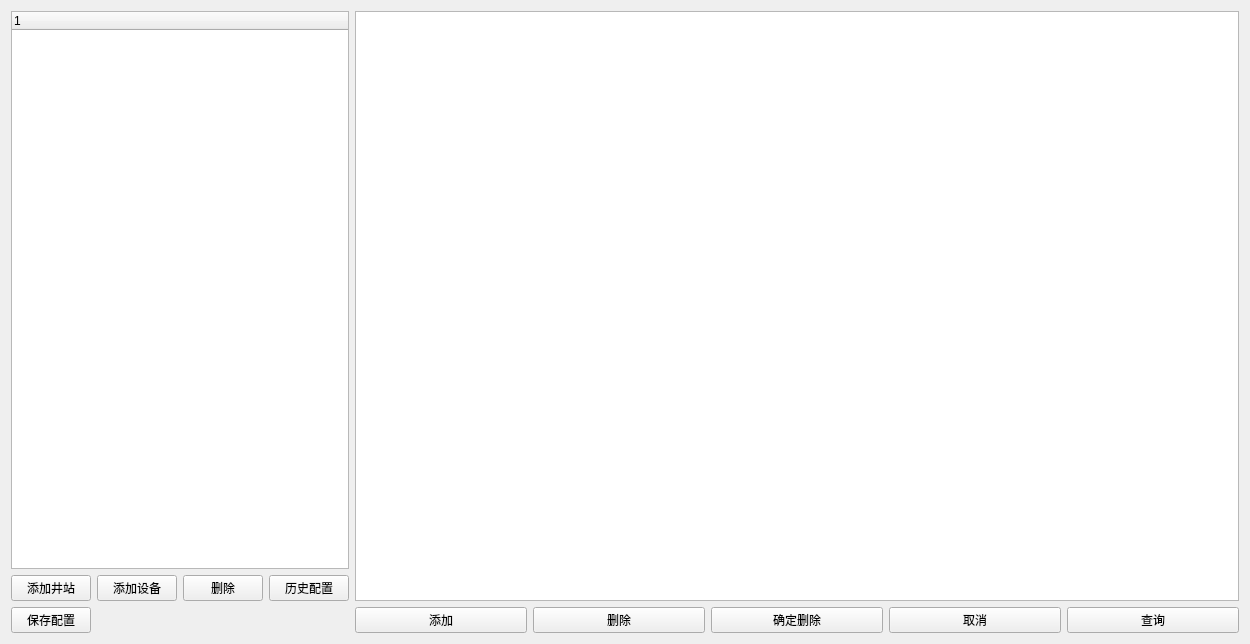
<?xml version="1.0" encoding="UTF-8"?>
<ui version="4.0">
 <class>Widget</class>
 <widget class="QWidget" name="Widget">
  <property name="geometry">
   <rect>
    <x>0</x>
    <y>0</y>
    <width>1250</width>
    <height>644</height>
   </rect>
  </property>
  <property name="windowTitle">
   <string>Widget</string>
  </property>
  <layout class="QFormLayout" name="formLayout">
   <item row="0" column="0">
    <layout class="QVBoxLayout" name="verticalLayout">
     <item>
      <widget class="QTreeWidget" name="treeWidget_conf">
       <column>
        <property name="text">
         <string notr="true">1</string>
        </property>
       </column>
      </widget>
     </item>
     <item>
      <layout class="QGridLayout" name="gridLayout">
       <item row="0" column="2">
        <widget class="QPushButton" name="pushButton_6">
         <property name="text">
          <string>删除</string>
         </property>
        </widget>
       </item>
       <item row="0" column="0">
        <widget class="QPushButton" name="pushButton_4">
         <property name="text">
          <string>添加井站</string>
         </property>
        </widget>
       </item>
       <item row="0" column="1">
        <widget class="QPushButton" name="pushButton_5">
         <property name="text">
          <string>添加设备</string>
         </property>
        </widget>
       </item>
       <item row="0" column="3">
        <widget class="QPushButton" name="pushButton_7">
         <property name="text">
          <string>历史配置</string>
         </property>
        </widget>
       </item>
       <item row="1" column="0">
        <widget class="QPushButton" name="pushButton_8">
         <property name="text">
          <string>保存配置</string>
         </property>
        </widget>
       </item>
      </layout>
     </item>
    </layout>
   </item>
   <item row="0" column="1">
    <layout class="QVBoxLayout" name="verticalLayout_2">
     <item>
      <widget class="QTableView" name="tableView"/>
     </item>
     <item>
      <layout class="QGridLayout" name="gridLayout_2">
       <item row="0" column="0">
        <widget class="QPushButton" name="pushButton">
         <property name="text">
          <string>添加</string>
         </property>
        </widget>
       </item>
       <item row="0" column="1">
        <widget class="QPushButton" name="buttonDel">
         <property name="text">
          <string>删除</string>
         </property>
        </widget>
       </item>
       <item row="0" column="2">
        <widget class="QPushButton" name="buttonsure">
         <property name="text">
          <string>确定删除</string>
         </property>
        </widget>
       </item>
       <item row="0" column="3">
        <widget class="QPushButton" name="pushButton_3">
         <property name="text">
          <string>取消</string>
         </property>
        </widget>
       </item>
       <item row="0" column="4">
        <widget class="QPushButton" name="pushButton_2">
         <property name="text">
          <string>查询</string>
         </property>
        </widget>
       </item>
      </layout>
     </item>
    </layout>
   </item>
  </layout>
 </widget>
 <layoutdefault spacing="6" margin="11"/>
 <resources/>
 <connections/>
</ui>
